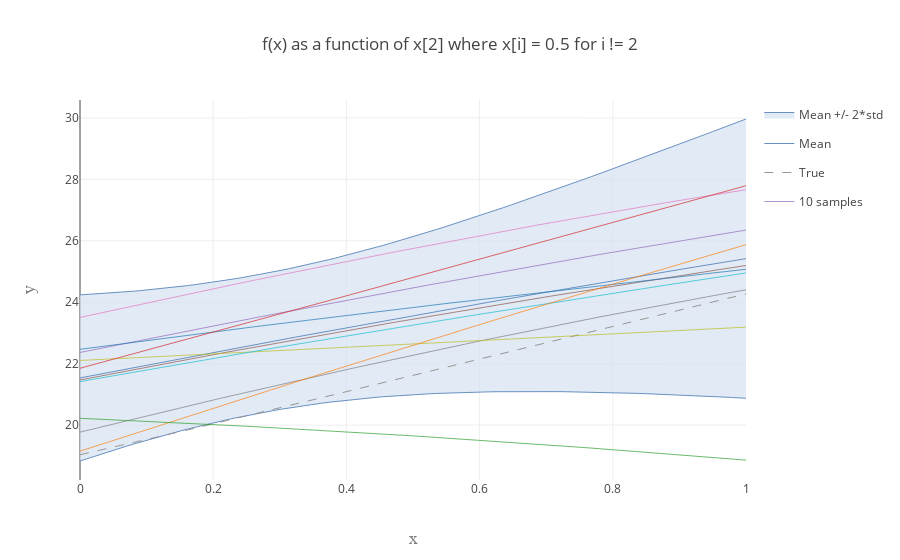

The code cell stored with this chart in its notebook:
### Markdown cell above
#### Plot a 1D slice of the model

### Code cell
plot_x_dim = 2 # Dimension to plot
x_base_val = 0.5 # All other x has this value

# Test input
px_test = np.linspace(0, 1, 100)
px_test_arr = np.ones((len(px_test), input_dim))*x_base_val
px_test_arr[:,plot_x_dim] = px_test

# True function
y_true = fun_mult(px_test_arr)

# From GP
mean_unconstr, cov_unconstr = model.calc_posterior_unconstrained(px_test_arr, full_cov = True)
mean_unconstr = np.array(mean_unconstr).flatten()
var_unconstr = np.diagonal(cov_unconstr)

num_samples = 10
show_samplepaths = True
samplepaths_unconstr = []
if show_samplepaths: samplepaths_unconstr = np.random.multivariate_normal(mean_unconstr, cov_unconstr, num_samples).T

fig_unconstr_slice = PlotGP2d(x_mean = px_test, mean = mean_unconstr, var = var_unconstr,
                        x_true = px_test, y_true = y_true,
                        samplepaths = samplepaths_unconstr,
                        title = 'f(x) as a function of x[{0}] where x[i] = {1} for i != {0}'.format(plot_x_dim, x_base_val), xrange = [0, 1], smoothing = False)

pltlyoff.iplot(fig_unconstr_slice, filename='')
